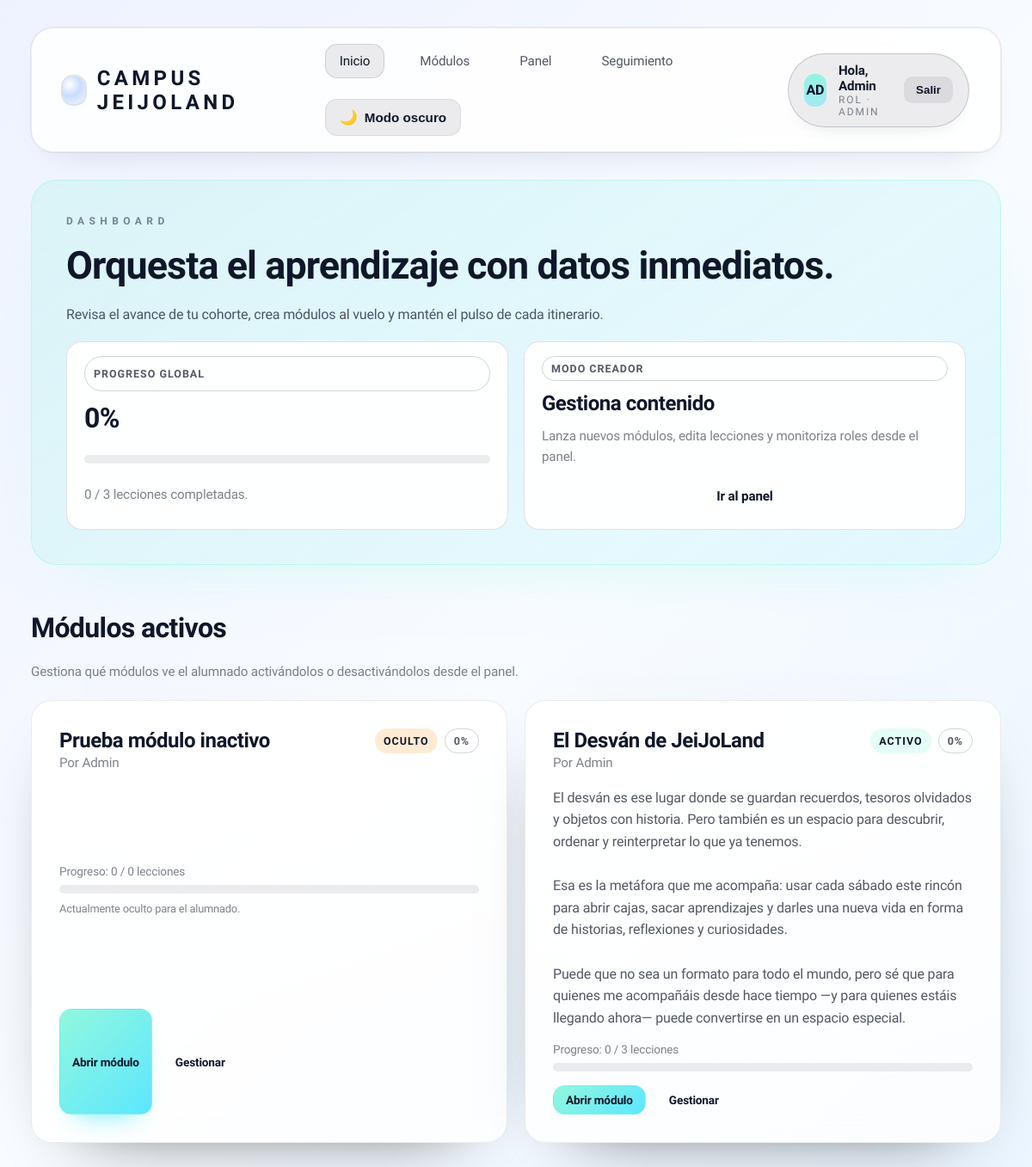
/?a=home (signed in), run on the app's committed database.
### tables this page shows
CREATE TABLE modules (
    id INTEGER PRIMARY KEY AUTOINCREMENT,
    title TEXT NOT NULL,
    description TEXT DEFAULT '',
    created_by INTEGER NOT NULL,
    created_at TEXT NOT NULL DEFAULT (datetime('now')), is_active INTEGER NOT NULL DEFAULT 1,
    FOREIGN KEY(created_by) REFERENCES users(id)
  );

### auth.php (called while the page is built, shortened)
<?php
function current_user(){ return $_SESSION['user'] ?? null; }
?>

### views/home.php (the view, shortened to what this page needs)
<?php
$progress = $progress ?? [];
$totalLessons = $totalLessons ?? 0;
$totalCompleted = $totalCompleted ?? 0;
$overall = $overall ?? 0;
$isTeacher = in_array(current_user()['role'], ['teacher','admin'], true);
?>
<section class="hero">
  <div class="subtitle">Dashboard</div>
  <h1><?php echo $isTeacher ? 'Orquesta el aprendizaje con datos inmediatos.' : 'Tu mapa de aprendizaje, siempre al día.'; ?></h1>
  <p><?php echo $isTeacher
    ? 'Revisa el avance de tu cohorte, crea módulos al vuelo y mantén el pulso de cada itinerario.'
    : 'Visualiza cuánto has completado en cada módulo y retoma las lecciones pendientes desde un sólo lugar.'; ?></p>
  <div class="module-progress-grid">
    <div class="module-progress-card">
      <span class="chip outline">Progreso global</span>
      <h2><?php echo $overall; ?>%</h2>
      <div class="progress-bar"><span style="transform: scaleX(<?php echo $overall / 100; ?>);"></span></div>
      <p class="muted"><?php echo $totalCompleted; ?> / <?php echo $totalLessons; ?> lecciones completadas.</p>
    </div>
    <?php if ($isTeacher): ?>
      <div class="module-progress-card">
        <span class="chip outline">Modo creador</span>
        <h3>Gestiona contenido</h3>
        <p class="muted">Lanza nuevos módulos, edita lecciones y monitoriza roles desde el panel.</p>
        <a class="button secondary" href="?a=admin">Ir al panel</a>
      </div>
    <?php endif; ?>
  </div>
</section>
<section id="modulos" class="grid" style="margin-top: 30px;">
  <h2>Módulos activos</h2>
  <?php if ($isTeacher): ?>
    <p class="muted" style="margin:0;">Gestiona qué módulos ve el alumnado activándolos o desactivándolos desde el panel.</p>
  <?php endif; ?>
  <?php if (!$modules): ?>
    <div class="empty">Todavía no hay módulos publicados.</div>
  <?php else: ?>
    <div class="grid two">
      <?php foreach ($modules as $module):
        $moduleIsActive = (int)($module['is_active'] ?? 1) === 1;
        $completed = $progress[$module['id']] ?? 0;
        $total = (int)($module['lesson_count'] ?? 0);
        $pct = $total > 0 ? round(($completed / $total) * 100) : 0;
      ?>
        <article class="card" style="display:grid; gap:16px;">
          <header style="display:flex; justify-content:space-between; align-items:flex-start; gap:12px;">
            <div>
              <h3><?php echo htmlspecialchars($module['title']); ?></h3>
              <p class="muted">Por <?php echo htmlspecialchars($module['author']); ?></p>
            </div>
            <div style="display:flex; gap:8px; flex-wrap:wrap; justify-content:flex-end;">
              <?php if ($isTeacher): ?>
                <span class="chip <?php echo $moduleIsActive ? 'success' : 'warning'; ?>"><?php echo $moduleIsActive ? 'Activo' : 'Oculto'; ?></span>
              <?php endif; ?>
              <span class="chip <?php echo $pct >= 100 ? 'success' : 'outline'; ?>"><?php echo $pct; ?>%</span>
            </div>
          </header>
          <?php if (!empty($module['description'])): ?>
            <p><?php echo nl2br(htmlspecialchars($module['description'])); ?></p>
          <?php endif; ?>
          <div>
            <div class="muted" style="font-size:0.85rem; margin-bottom:8px;">Progreso: <?php echo $completed; ?> / <?php echo $total; ?> lecciones</div>
            <div class="progress-bar"><span style="transform: scaleX(<?php echo $total > 0 ? min(1, $completed / $total) : 0; ?>);"></span></div>
            <?php if ($isTeacher && !$moduleIsActive): ?>
              <p class="muted" style="font-size:0.8rem; margin-top:8px;">Actualmente oculto para el alumnado.</p>
            <?php endif; ?>
          </div>
          <div style="display:flex; gap:12px; flex-wrap:wrap;">
            <a class="button small" href="?a=view_module&id=<?php echo $module['id']; ?>">Abrir módulo</a>
            <?php if ($isTeacher): ?>
              <a class="button secondary small" href="?a=admin#module-<?php echo $module['id']; ?>">Gestionar</a>
            <?php endif; ?>
          </div>
        </article>
      <?php endforeach; ?>
    </div>
  <?php endif; ?>
</section>

### data on the page
modules: title "Prueba módulo inactivo", author "Admin", is_active "OCULTO", pct "0", id "0", total "0"
modules: title "El Desván de JeiJoLand", author "Admin", is_active "ACTIVO", pct "0", description "El desván es ese lugar donde se guardan recuerdos, tesoros olvidados y objetos con historia. Pero también es un espacio para descubrir, ordenar y reinterpretar lo que ya tenemos. Esa es la metáfora que me acompaña: usar cada sábado este rincón para abrir cajas, sacar aprendizajes y darles una nueva vida en forma de historias, reflexiones y curiosidades. Puede que no sea un formato para todo el mundo, pero sé que para quienes me acompañáis desde hace tiempo —y para quienes estáis llegando ahora— puede convertirse en un espacio especial.", id "0", total "3"

### other printed values
substr($u['name'], 0, 2) "AD"
$u['name'] "Admin"
$u['role'] "ADMIN"
$overall "0"
$totalCompleted "0"
$totalLessons "3"
